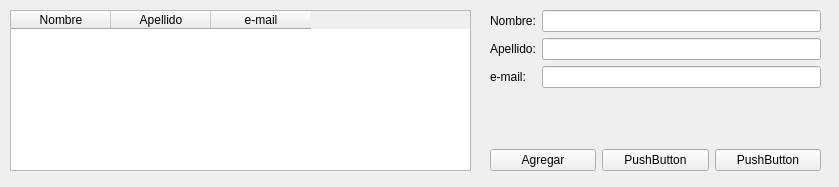
<?xml version="1.0" encoding="UTF-8"?>
<ui version="4.0">
 <class>MainWindow</class>
 <widget class="QMainWindow" name="MainWindow">
  <property name="geometry">
   <rect>
    <x>0</x>
    <y>0</y>
    <width>839</width>
    <height>187</height>
   </rect>
  </property>
  <property name="windowTitle">
   <string>MainWindow</string>
  </property>
  <widget class="QWidget" name="centralwidget">
   <widget class="QTableWidget" name="tabla">
    <property name="geometry">
     <rect>
      <x>10</x>
      <y>10</y>
      <width>461</width>
      <height>161</height>
     </rect>
    </property>
    <column>
     <property name="text">
      <string>Nombre</string>
     </property>
    </column>
    <column>
     <property name="text">
      <string>Apellido</string>
     </property>
    </column>
    <column>
     <property name="text">
      <string>e-mail</string>
     </property>
    </column>
   </widget>
   <widget class="QWidget" name="verticalLayoutWidget">
    <property name="geometry">
     <rect>
      <x>490</x>
      <y>10</y>
      <width>331</width>
      <height>161</height>
     </rect>
    </property>
    <layout class="QVBoxLayout" name="verticalLayout_7">
     <item>
      <layout class="QFormLayout" name="formLayout">
       <item row="0" column="0">
        <widget class="QLabel" name="lbl_nombre">
         <property name="text">
          <string>Nombre:</string>
         </property>
        </widget>
       </item>
       <item row="0" column="1">
        <widget class="QLineEdit" name="txt_nombre"/>
       </item>
       <item row="1" column="0">
        <widget class="QLabel" name="lbl_apellido">
         <property name="text">
          <string>Apellido:</string>
         </property>
        </widget>
       </item>
       <item row="1" column="1">
        <widget class="QLineEdit" name="txt_apellido"/>
       </item>
       <item row="2" column="0">
        <widget class="QLabel" name="lbl_mail">
         <property name="text">
          <string>e-mail:</string>
         </property>
        </widget>
       </item>
       <item row="2" column="1">
        <widget class="QLineEdit" name="txt_e_mail"/>
       </item>
      </layout>
     </item>
     <item>
      <layout class="QHBoxLayout" name="horizontalLayout_2">
       <item>
        <widget class="QPushButton" name="btn_agregar">
         <property name="text">
          <string>Agregar</string>
         </property>
        </widget>
       </item>
       <item>
        <widget class="QPushButton" name="pushButton">
         <property name="text">
          <string>PushButton</string>
         </property>
        </widget>
       </item>
       <item>
        <widget class="QPushButton" name="pushButton_2">
         <property name="text">
          <string>PushButton</string>
         </property>
        </widget>
       </item>
      </layout>
     </item>
    </layout>
   </widget>
  </widget>
 </widget>
 <resources/>
 <connections/>
</ui>
